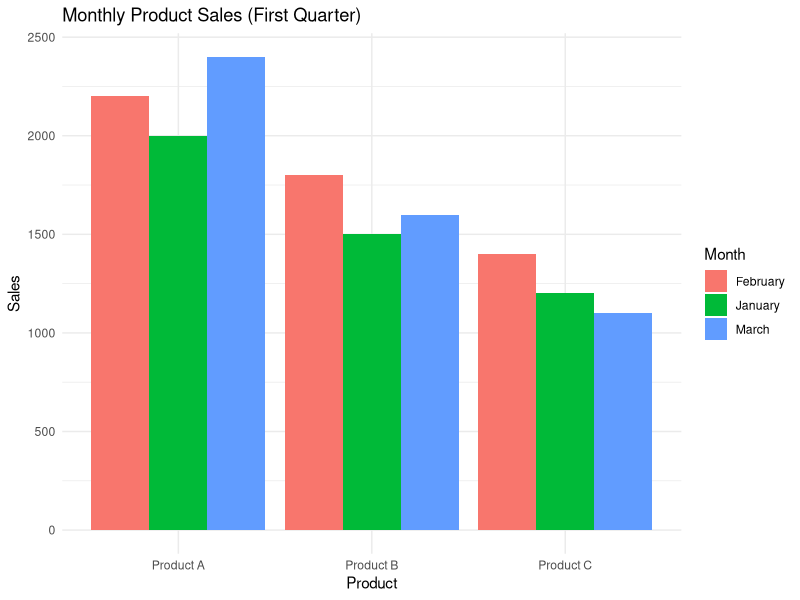

Here is the R script that generated this plot:
library(ggplot2)

sales <- data.frame(
  Product = rep(c("Product A","Product B","Product C"), each = 3),
  Month = rep(c("January","February","March"), 3),
  Sales = c(2000,2200,2400,
            1500,1800,1600,
            1200,1400,1100)
)

ggplot(sales, aes(x = Product, y = Sales, fill = Month)) +
  geom_bar(stat = "identity", position = "dodge") +
  labs(
    title = "Monthly Product Sales (First Quarter)",
    x = "Product",
    y = "Sales"
  ) +
  theme_minimal()
